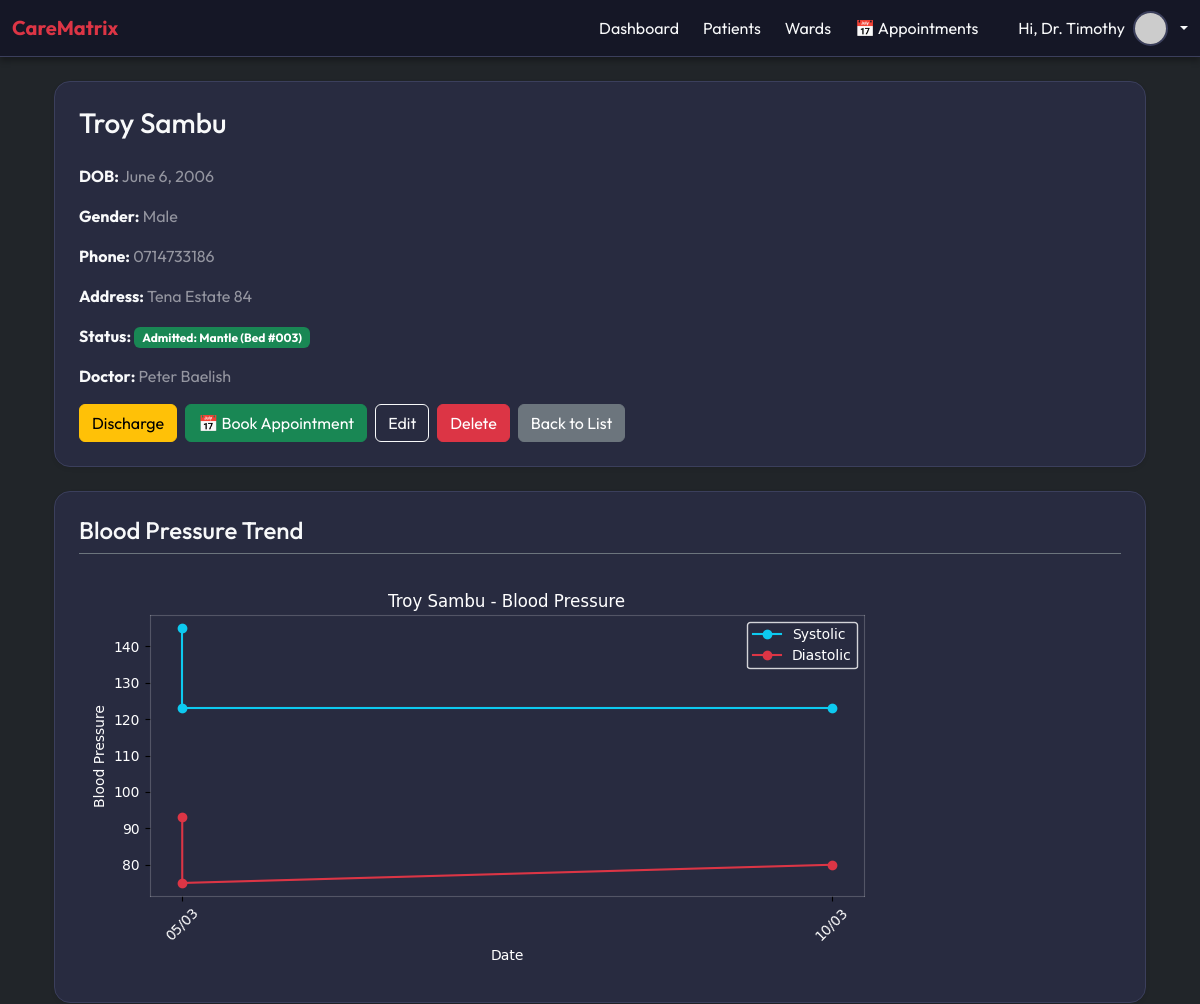
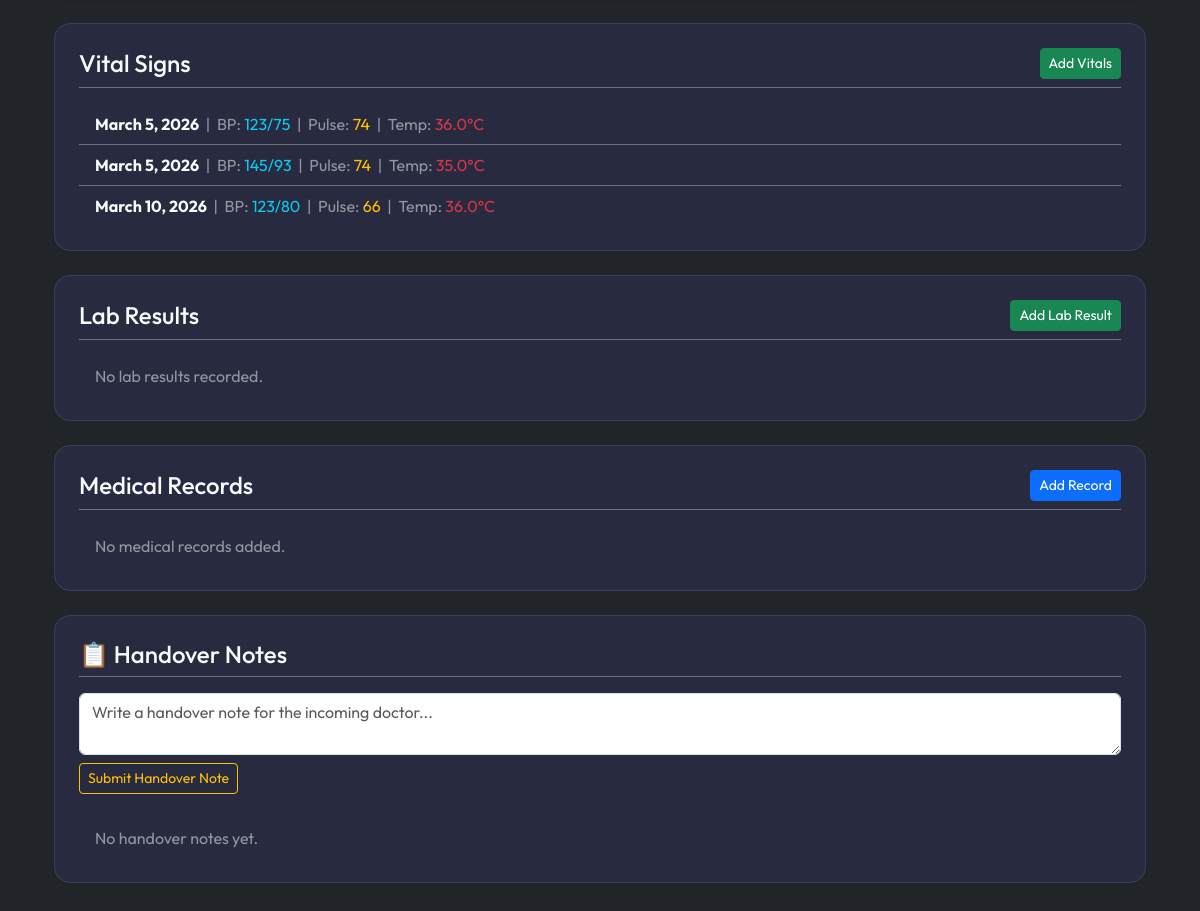
Screenshot of /patients/8/ (signed in) with the database file from the repository (2 pictures, top to bottom).
### patients/models.py (models this page shows, shortened)
class Patient(models.Model):
    first_name = models.CharField(max_length=50)
    last_name = models.CharField(max_length=50)
    date_of_birth = models.DateField()
    gender = models.CharField(max_length=10)
    phone = models.CharField(max_length=15)
    address = models.TextField(blank=True)
    doctor = models.CharField(blank=True, null=True, max_length=100)
    is_high_risk = models.BooleanField(default=False)
    current_bed = models.OneToOneField(Bed, null=True, blank=True, on_delete=models.SET_NULL, related_name='occupant')

class Bed(models.Model):
    ward = models.ForeignKey(Ward, related_name='beds', on_delete=models.CASCADE)
    bed_number = models.CharField(max_length=20)
    is_occupied = models.BooleanField(default=False)

class Ward(models.Model):
    WARD_TYPES = (
        ('General', 'General'),
        ('ICU', 'ICU'),
        ('Maternity', 'Maternity'),
        ('Pediatric', 'Pediatric'),
    )
    name = models.CharField(max_length=100)
    ward_type = models.CharField(max_length=20, choices=WARD_TYPES, default='General')
    capacity = models.IntegerField(default=0)

class VitalSign(models.Model):
    patient = models.ForeignKey(Patient, related_name='vitals', on_delete=models.CASCADE)
    weight = models.FloatField()
    height = models.FloatField()
    blood_pressure_systolic = models.IntegerField()
    blood_pressure_diastolic = models.IntegerField()
    pulse = models.IntegerField()
    temperature = models.FloatField()
    visit_date = models.DateField(default=date.today)

### patients/views.py (the view)
# urls.py: path('<int:pk>/', views.patient_detail, name='patient_detail'),
@login_required
def patient_detail(request, pk):
    patient = get_object_or_404(Patient, pk=pk)
    vitals = patient.vitals.order_by('-visit_date')[:20]
    vitals = list(reversed(vitals))
    labels = [v.visit_date.strftime("%d/%m") for v in vitals]
    systolic = [v.blood_pressure_systolic for v in vitals]
    diastolic = [v.blood_pressure_diastolic for v in vitals]
    graph = None
    if vitals:
        plt.figure(figsize=(8, 4))
        plt.plot(labels, systolic, marker='o', color='#0dcaf0', label='Systolic')
        plt.plot(labels, diastolic, marker='o', color='#dc3545', label='Diastolic')
        plt.title(f"{patient.first_name} {patient.last_name} - Blood Pressure", color='white')
        plt.xlabel("Date", color='white')
        plt.ylabel("Blood Pressure", color='white')
        legend = plt.legend()
        plt.setp(legend.get_texts(), color='white')
        if legend.get_frame():
            legend.get_frame().set_facecolor('none')
            legend.get_frame().set_edgecolor((1, 1, 1, 0.2))
        plt.xticks(rotation=45, color='white')
        plt.yticks(color='white')
        ax = plt.gca()
        ax.set_facecolor('none')
        for spine in ax.spines.values():
            spine.set_color((1, 1, 1, 0.2))
        buffer = io.BytesIO()
        plt.tight_layout()
        plt.savefig(buffer, format='png', transparent=True)
        buffer.seek(0)
        image_png = buffer.getvalue()
        buffer.close()
        plt.close()
        graph = base64.b64encode(image_png).decode('utf-8')
    context = {
        'patient': patient,
        'graph': graph
    }
    return render(request, 'patients/detail.html', context)

### patients/templates/patients/detail.html (shortened to what this page needs)
{% extends "base.html" %}
{% block content %}
<div class="container mt-4 mb-5">
    <div class="content-card shadow-sm p-4">
        <h3 class="mb-4 text-light">{{ patient.first_name }} {{ patient.last_name }}</h3>
        <p class="text-white-50"><strong class="text-light">DOB:</strong> {{ patient.date_of_birth }}</p>
        <p class="text-white-50"><strong class="text-light">Gender:</strong> {{ patient.gender }}</p>
        <p class="text-white-50"><strong class="text-light">Phone:</strong> {{ patient.phone }}</p>
        <p class="text-white-50"><strong class="text-light">Address:</strong> {{ patient.address }}</p>
        <p class="text-white-50">
            <strong class="text-light">Status:</strong>
            {% if patient.current_bed %}
              <span class="badge bg-success">Admitted: {{ patient.current_bed.ward.name }} (Bed {{ patient.current_bed.bed_number }})</span>
            {% else %}
              <span class="badge bg-secondary text-dark">Outpatient</span>
            {% endif %}
        </p>
        <p class="text-white-50"><strong class="text-light">Doctor:</strong> {{ patient.doctor }}</p>
        <div class="mt-3 d-flex flex-wrap gap-2">
            {% if not patient.current_bed %}
              <a href="{% url 'patients:admit_patient' patient.pk %}" class="btn btn-primary">Admit to Ward</a>
            {% else %}
              <form action="{% url 'patients:discharge_patient' patient.pk %}" method="POST" class="d-inline">
                  <button type="submit" class="btn btn-warning" onclick="return confirm('Discharge {{ patient.first_name }}?');">Discharge</button>
              </form>
            {% endif %}
            <a href="{% url 'patients:book_appointment' patient.pk %}" class="btn btn-success">📅 Book Appointment</a>
            <a href="{% url 'patients:patient_update' patient.id %}" class="btn btn-outline-light">Edit</a>
            <a href="{% url 'patients:patient_delete' patient.id %}" class="btn btn-danger">Delete</a>
            <a href="{% url 'patients:patient_list' %}" class="btn btn-secondary">Back to List</a>
        </div>
    </div>
    <div class="content-card shadow-sm p-4 mt-4">
        <h4 class="mb-4 text-light border-bottom border-secondary pb-2">Blood Pressure Trend</h4>
        {% if graph %}
            <img class="img-fluid rounded">
        {% else %}
            <p class="text-muted">No vital signs recorded for this patient.</p>
        {% endif %}
    </div>
    <div class="mt-4 content-card p-4">
        <div class="d-flex justify-content-between align-items-center mb-3 border-bottom border-secondary pb-2">
            <h4 class="text-light mb-0">Vital Signs</h4>
            <a href="{% url 'patients:add_vitals' patient.id %}" class="btn btn-success btn-sm">Add Vitals</a>
        </div>
        <ul class="list-group list-group-flush">
            {% for vital in patient.vitals.all %}
                <li class="list-group-item bg-transparent text-white-50 border-secondary">
                    <strong class="text-light">{{ vital.visit_date }}</strong> &nbsp;|&nbsp;
                    BP: <span class="text-info">{{ vital.blood_pressure_systolic }}/{{ vital.blood_pressure_diastolic }}</span> &nbsp;|&nbsp;
                    Pulse: <span class="text-warning">{{ vital.pulse }}</span> &nbsp;|&nbsp;
                    Temp: <span class="text-danger">{{ vital.temperature }}°C</span>
                </li>
            {% empty %}
                <li class="list-group-item bg-transparent text-white-50 border-secondary">No vitals recorded.</li>
            {% endfor %}
        </ul>
    </div>
    <div class="mt-4 content-card p-4">
        <div class="d-flex justify-content-between align-items-center mb-3 border-bottom border-secondary pb-2">
            <h4 class="text-light mb-0">Lab Results</h4>
            <a href="{% url 'patients:add_lab' patient.id %}" class="btn btn-success btn-sm">Add Lab Result</a>
        </div>
        <ul class="list-group list-group-flush">
            {% for lab in patient.labs.all %}
                <li class="list-group-item bg-transparent text-white-50 border-secondary">
                    <strong class="text-light">{{ lab.test_date }}</strong> &nbsp;|&nbsp;
                    <span class="text-info">{{ lab.test_name }}</span>: {{ lab.result_value }}
                    <span class="badge {% if lab.status == 'Normal' %}bg-success{% elif lab.status == 'Pending' %}bg-warning text-dark{% else %}bg-danger{% endif %} ms-2">{{ lab.status }}</span>
                </li>
            {% empty %}
                <li class="list-group-item bg-transparent text-white-50 border-secondary">No lab results recorded.</li>
            {% endfor %}
        </ul>
    </div>
    <div class="mt-4 content-card p-4">
        <div class="d-flex justify-content-between align-items-center mb-3 border-bottom border-secondary pb-2">
            <h4 class="text-light mb-0">Medical Records</h4>
            <a href="{% url 'patients:add_record' patient.id %}" class="btn btn-primary btn-sm">Add Record</a>
        </div>
        <ul class="list-group list-group-flush">
            {% for record in patient.medicalrecord_set.all %}
                <li class="list-group-item bg-transparent text-white-50 border-secondary">
                    <strong class="text-light">{{ record.created_at|date:"M d, Y" }}</strong> &nbsp;|&nbsp; <span class="text-light">{{ record.description }}</span>
                </li>
            {% empty %}
                <li class="list-group-item bg-transparent text-white-50 border-secondary">No medical records added.</li>
            {% endfor %}
        </ul>
    </div>
    <div class="mt-4 content-card p-4">
        <div class="d-flex justify-content-between align-items-center mb-3 border-bottom border-secondary pb-2">
            <h4 class="text-light mb-0">📋 Handover Notes</h4>
        </div>
        <form method="POST" action="{% url 'patients:add_handover_note' patient.pk %}" class="mb-4">
            <div class="mb-2">
                <textarea class="form-control" name="note" rows="2" placeholder="Write a handover note for the incoming doctor..."></textarea>
            </div>
            <button type="submit" class="btn btn-outline-warning btn-sm">Submit Handover Note</button>
        </form>
        <ul class="list-group list-group-flush">
            {% for hn in patient.handover_notes.all %}
                <li class="list-group-item bg-transparent text-white-50 border-secondary">
                    <div class="d-flex justify-content-between mb-1">
                        <strong class="text-light">{{ hn.written_by }}</strong>
                        <small class="text-white-50">{{ hn.created_at|date:"M d, Y H:i" }}</small>
                    </div>
                    <span>{{ hn.note }}</span>
                </li>
            {% empty %}
                <li class="list-group-item bg-transparent text-white-50 border-secondary">No handover notes yet.</li>
            {% endfor %}
        </ul>
    </div>
</div>
{% endblock %}

### accounts/templates/base.html (shortened to what this page needs)
<!DOCTYPE html>
{% load static %}
<html>
<head>
    <link href="https://cdn.jsdelivr.net/npm/bootstrap@5.3.2/dist/css/bootstrap.min.css" rel="stylesheet">
</head>
<body class="bg-dark text-light">
<body class="bg-light">
<nav class="navbar navbar-expand-lg">
  <div class="container-fluid">
    <a class="navbar-brand text-danger fw-bold" href="{% url 'dashboard:dashboard_home' %}">
         CareMatrix
    </a>
    <div class="d-flex align-items-center gap-4">
      <a class="nav-link text-light text-decoration-none" href="{% url 'dashboard:dashboard_home' %}">Dashboard</a>
      <a class="nav-link text-light text-decoration-none" href="{% url 'patients:patient_list' %}">Patients</a>
      <a class="nav-link text-light text-decoration-none" href="{% url 'patients:ward_list' %}">Wards</a>
      <a class="nav-link text-light text-decoration-none" href="{% url 'patients:appointment_list' %}">📅 Appointments</a>
      {% if user.is_authenticated %}
      <div class="dropdown ms-3">
        <a class="text-decoration-none text-light d-flex align-items-center gap-2 dropdown-toggle" href="#" role="button" id="profileDropdown" data-bs-toggle="dropdown" aria-expanded="false">
            <span class="d-none d-sm-inline">
                Hi, {% if user.is_superuser %}Admin{% else %}Dr. {{ user.first_name }}{% endif %}
            </span>
            <img src="https://ui-avatars.com/api/?name={{ user.first_name|default:user.username }}&background=dc3545&color=fff" alt="Profile" class="profile-img">
        </a>
      </div>
      {% endif %}
    </div>
  </div>
</nav>
<div class="container mt-4">
    {% block content %}{% endblock %}
</div>
</body>
</html>

### accounts/templates/base.html (style rules this page uses)
:root { --main-bg: #1B1E32; --card-bg: #282B40; --primary: #0d6efd; --accent: #dc3545; --text-color: #f8f9fa; --border-color: #3b3f5c; --nav-bg: #151726; }
body { font-family: 'Outfit', sans-serif; background: var(--main-bg); color: var(--text-color); min-height: 100vh; }
.navbar { background-color: var(--nav-bg) !important; box-shadow: 0 4px 6px rgba(0,0,0,0.3); border-bottom: 1px solid var(--border-color); }
.content-card { background: var(--card-bg); border: 1px solid var(--border-color); border-radius: 16px; overflow: hidden; transition: transform 0.2s ease, box-shadow 0.2s ease; color: var(--text-color); }
.profile-img { width: 35px; height: 35px; border-radius: 50%; object-fit: cover; border: 2px solid var(--border-color); }

### rows the page displays
Patient: first_name "Troy", last_name "Sambu", date_of_birth "June 6, 2006", gender "Male", phone "0714733186", address "Tena Estate 84", current_bed.ward.name "Mantle", current_bed.bed_number "#003", doctor "Peter Baelish"
VitalSign: visit_date "March 5, 2026", blood_pressure_systolic "123", blood_pressure_diastolic "75", pulse "74", temperature "36.0"
VitalSign: visit_date "March 5, 2026", blood_pressure_systolic "145", blood_pressure_diastolic "93", pulse "74", temperature "35.0"
VitalSign: visit_date "March 10, 2026", blood_pressure_systolic "123", blood_pressure_diastolic "80", pulse "66", temperature "36.0"

### other values shown
{{ user.first_name }} "Timothy"
